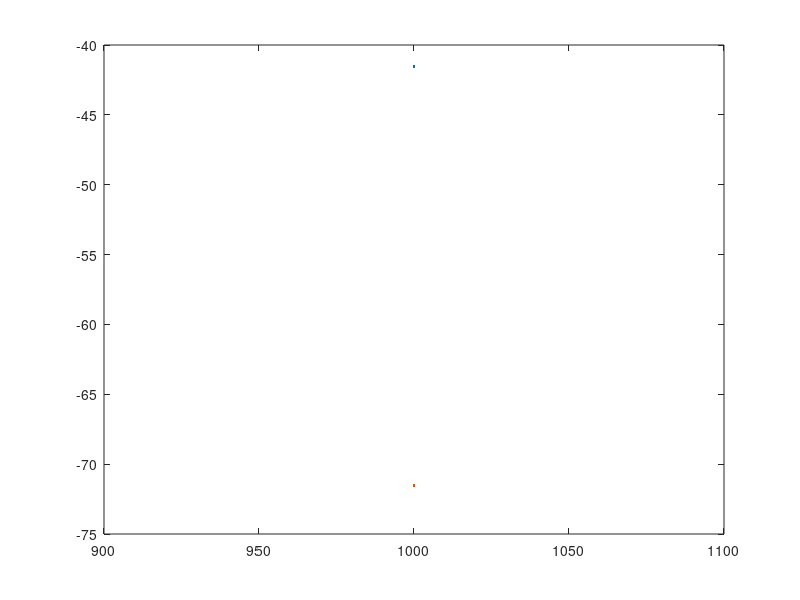

MATLAB code for this plot:
clc;
close all;
clear all;
c=3*(10^8);
Pt=50;
Gt=1;
Gr=2;
d=1000;
f=900*(10^6);
l=1
lambda=c/f;
Pr=(Pt*Gt*Gr*(lambda^2))/(4*4*pi*pi*d*d*l);
dbw=10*(log10(Pr));
dbm=dbw+30;
disp(Pr)
disp(dbw)
disp(dbm)
figure();
plot(d,dbm);
hold on;
plot(d,dbw);
hold on;
